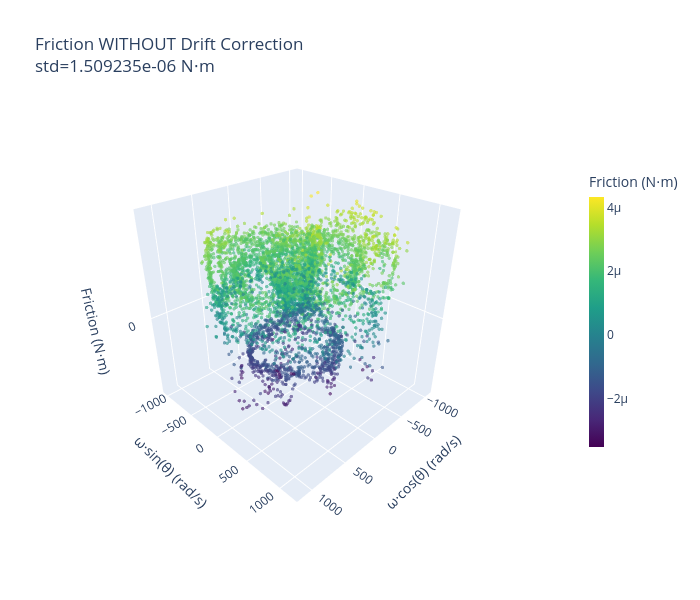
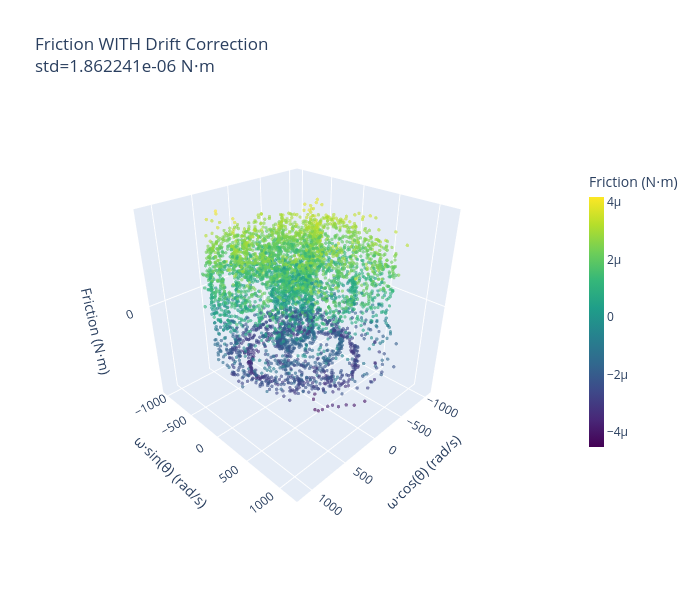

Notebook code for these charts, in order:
### Code cell
# Try computing friction WITHOUT drift correction for comparison

print("="*70)
print("EXPERIMENT: Friction WITHOUT Drift Correction")
print("="*70)
print("\nGiven the strong nonlinear drift, let's compare friction computed:")
print("  1. WITH drift correction (current)")
print("  2. WITHOUT drift correction (original data)")
print("\nThis will help determine if the drift correction is actually helping or hurting.\n")

# Check if original data exists
if 'theta_field_original_before_correction' in locals() or 'theta_field_original_before_correction' in globals():
    # Compute friction with original (uncorrected) data
    B_ext_orig = mag_field_trim * 1e-3
    B_const_orig = B_MAGNET_INITIAL * B_ext_orig
    torque_orig = B_const_orig * np.sin(theta_field_original_before_correction - theta_trk_trim)
    frc_no_correction = torque_orig - J_INITIAL * alpha_trk_trim
    
    # Current friction (with correction)
    frc_with_correction = frc.copy()
    
    # Statistics comparison
    print("Friction Statistics Comparison:")
    print("-" * 70)
    print(f"WITHOUT correction:")
    print(f"  Range: [{np.min(frc_no_correction):.6e}, {np.max(frc_no_correction):.6e}] N⋅m")
    print(f"  Std:   {np.std(frc_no_correction):.6e} N⋅m")
    print(f"  Mean:  {np.mean(frc_no_correction):.6e} N⋅m")
    print(f"\nWITH correction:")
    print(f"  Range: [{np.min(frc_with_correction):.6e}, {np.max(frc_with_correction):.6e}] N⋅m")
    print(f"  Std:   {np.std(frc_with_correction):.6e} N⋅m")
    print(f"  Mean:  {np.mean(frc_with_correction):.6e} N⋅m")
    print(f"\nDifference:")
    print(f"  Std change: {np.std(frc_with_correction) - np.std(frc_no_correction):.6e} N⋅m")
    print(f"  Mean change: {np.mean(frc_with_correction) - np.mean(frc_no_correction):.6e} N⋅m")
    
    # 3D comparison: Without vs With correction
    import plotly.graph_objects as go
    
    omega_offset = omega_trk_trim - np.min(omega_trk_trim)
    theta_wrapped_viz = theta_trk_trim % (2 * np.pi)
    x_coords = omega_offset * np.cos(theta_wrapped_viz)
    y_coords = omega_offset * np.sin(theta_wrapped_viz)
    
    camera = dict(eye=dict(x=1.5, y=1.5, z=1.2))
    
    # Plot 1: WITHOUT correction
    fig_no_corr = go.Figure(data=[go.Scatter3d(
        x=x_coords,
        y=y_coords,
        z=frc_no_correction,
        mode='markers',
        marker=dict(
            size=2,
            color=frc_no_correction,
            colorscale='Viridis',
            showscale=True,
            colorbar=dict(title="Friction (N⋅m)", x=1.15, len=0.7, thickness=15),
            opacity=0.6
        ),
        text=[f"θ={theta_wrapped_viz[i]:.2f} rad<br>ω={omega_trk_trim[i]:.1f} rad/s<br>F={frc_no_correction[i]:.2e} N⋅m" 
              for i in range(len(frc_no_correction))],
        hovertemplate='%{text}<extra></extra>'
    )])
    
    fig_no_corr.update_layout(
        title=f'Friction WITHOUT Drift Correction<br>std={np.std(frc_no_correction):.6e} N⋅m',
        scene=dict(
            xaxis_title='ω·cos(θ) (rad/s)',
            yaxis_title='ω·sin(θ) (rad/s)',
            zaxis_title='Friction (N⋅m)',
            aspectmode='cube'
        ),
        width=700,
        height=600,
        margin=dict(r=100),
        scene_camera=camera
    )
    
    # Plot 2: WITH correction
    fig_with_corr = go.Figure(data=[go.Scatter3d(
        x=x_coords,
        y=y_coords,
        z=frc_with_correction,
        mode='markers',
        marker=dict(
            size=2,
            color=frc_with_correction,
            colorscale='Viridis',
            showscale=True,
            colorbar=dict(title="Friction (N⋅m)", x=1.15, len=0.7, thickness=15),
            opacity=0.6
        ),
        text=[f"θ={theta_wrapped_viz[i]:.2f} rad<br>ω={omega_trk_trim[i]:.1f} rad/s<br>F={frc_with_correction[i]:.2e} N⋅m" 
              for i in range(len(frc_with_correction))],
        hovertemplate='%{text}<extra></extra>'
    )])
    
    fig_with_corr.update_layout(
        title=f'Friction WITH Drift Correction<br>std={np.std(frc_with_correction):.6e} N⋅m',
        scene=dict(
            xaxis_title='ω·cos(θ) (rad/s)',
            yaxis_title='ω·sin(θ) (rad/s)',
            zaxis_title='Friction (N⋅m)',
            aspectmode='cube'
        ),
        width=700,
        height=600,
        margin=dict(r=100),
        scene_camera=camera
    )
    
    print("\nShowing 3D friction plots for comparison:")
    print("  1. WITHOUT drift correction")
    print("  2. WITH drift correction")
    
    fig_no_corr.show()
    fig_with_corr.show()
    
    print("\n" + "="*70)
    print("RECOMMENDATION")
    print("="*70)
    print("Given the strong nonlinear drift:")
    print("  - If WITHOUT correction looks better structured → Skip drift correction for this dataset")
    print("  - If neither looks good → May need quadratic/time-dependent correction")
    print("  - Check if bounds (B_START, B_END) are appropriate for this dataset")
    print("="*70)
    
else:
    print("⚠ Original data before correction not available.")
    print("  Run drift correction cell (cell 10) first to save original data.")

### Figure 1 — Plotly figure (JSON) as saved in the notebook; plotly's stock layout.template omitted (floating-point values rounded to 4 significant figures; data arrays with more than 128 entries replaced by an {"elided": "..."} marker saying what was removed)
{"data": [{"hovertemplate": "%{text}<extra></extra>", "marker": {"color": {"elided": "5181 float values"}, "colorbar": {"len": 0.7, "thickness": 15, "title": {"text": "Friction (N⋅m)"}, "x": 1.15}, "colorscale": [[0, "#440154"], [0.1111, "#482878"], [0.2222, "#3e4989"], [0.3333, "#31688e"], [0.4444, "#26828e"], [0.5556, "#1f9e89"], [0.6667, "#35b779"], [0.7778, "#6ece58"], [0.8889, "#b5de2b"], [1, "#fde725"]], "opacity": 0.6, "showscale": true, "size": 2}, "mode": "markers", "text": {"elided": "5181 str values"}, "type": "scatter3d", "x": {"elided": "5181 float values"}, "y": {"elided": "5181 float values"}, "z": {"elided": "5181 float values"}}], "layout": {"height": 600, "margin": {"r": 100}, "scene": {"aspectmode": "cube", "camera": {"eye": {"x": 1.5, "y": 1.5, "z": 1.2}}, "xaxis": {"title": {"text": "ω·cos(θ) (rad/s)"}}, "yaxis": {"title": {"text": "ω·sin(θ) (rad/s)"}}, "zaxis": {"title": {"text": "Friction (N⋅m)"}}}, "title": {"text": "Friction WITHOUT Drift Correction<br>std=1.509235e-06 N⋅m"}, "width": 700}}

### Figure 2 — Plotly figure (JSON) as saved in the notebook; plotly's stock layout.template omitted (floating-point values rounded to 4 significant figures; data arrays with more than 128 entries replaced by an {"elided": "..."} marker saying what was removed)
{"data": [{"hovertemplate": "%{text}<extra></extra>", "marker": {"color": {"elided": "5181 float values"}, "colorbar": {"len": 0.7, "thickness": 15, "title": {"text": "Friction (N⋅m)"}, "x": 1.15}, "colorscale": [[0, "#440154"], [0.1111, "#482878"], [0.2222, "#3e4989"], [0.3333, "#31688e"], [0.4444, "#26828e"], [0.5556, "#1f9e89"], [0.6667, "#35b779"], [0.7778, "#6ece58"], [0.8889, "#b5de2b"], [1, "#fde725"]], "opacity": 0.6, "showscale": true, "size": 2}, "mode": "markers", "text": {"elided": "5181 str values"}, "type": "scatter3d", "x": {"elided": "5181 float values"}, "y": {"elided": "5181 float values"}, "z": {"elided": "5181 float values"}}], "layout": {"height": 600, "margin": {"r": 100}, "scene": {"aspectmode": "cube", "camera": {"eye": {"x": 1.5, "y": 1.5, "z": 1.2}}, "xaxis": {"title": {"text": "ω·cos(θ) (rad/s)"}}, "yaxis": {"title": {"text": "ω·sin(θ) (rad/s)"}}, "zaxis": {"title": {"text": "Friction (N⋅m)"}}}, "title": {"text": "Friction WITH Drift Correction<br>std=1.862241e-06 N⋅m"}, "width": 700}}
